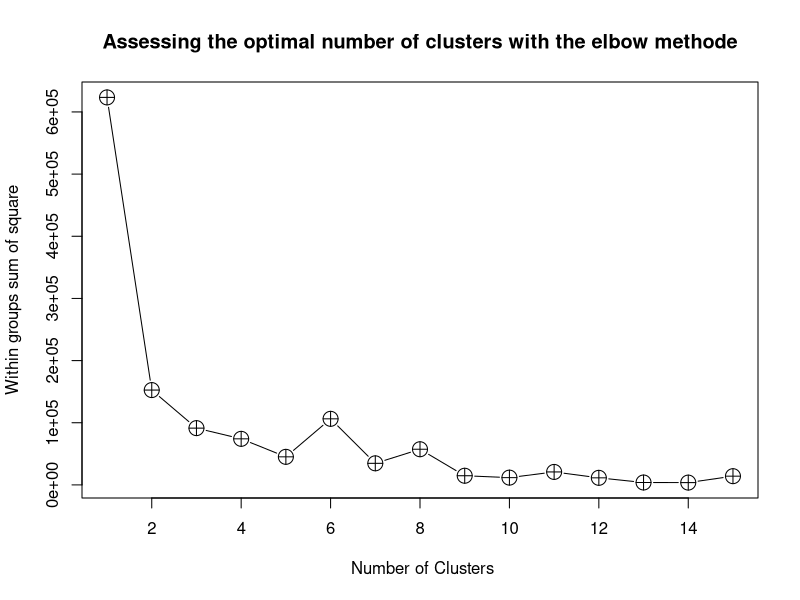
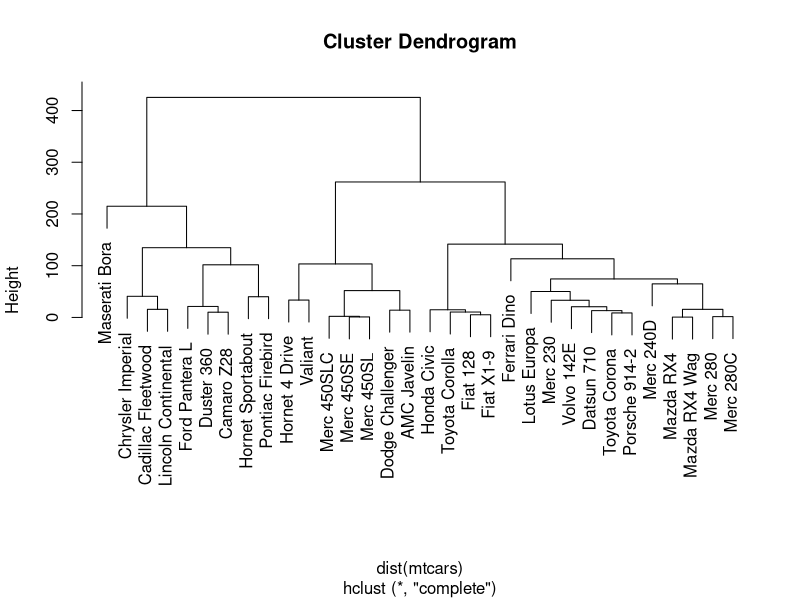
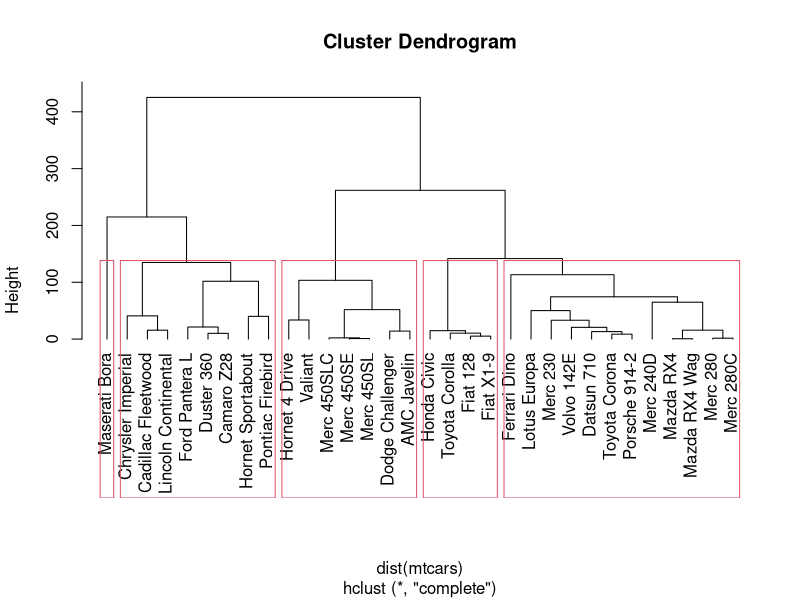

These charts were generated, in order, by the following R code:
## ---- chunk 1
## Check for Optimal number of clustre given the data

mydata<- mtcars

wss<- (nrow(mydata)-1)* sum(apply(mydata,2,var))

for (i in 2:15) wss[i]<- sum(kmeans(mydata,center=i)$withinss)

plot(1:15,wss, type="b", xlab=" Number of Clusters",ylab="Within groups sum of square", main="Assessing the optimal number of clusters with the elbow methode",
     pch=10, cex=2)


hc<- hclust(dist(mtcars))
plot(hc)
## ---- chunk 2
plot(hc, hang=-1)

rect.hclust(hc,k=5)
group<-cutree(hc,k=5)
